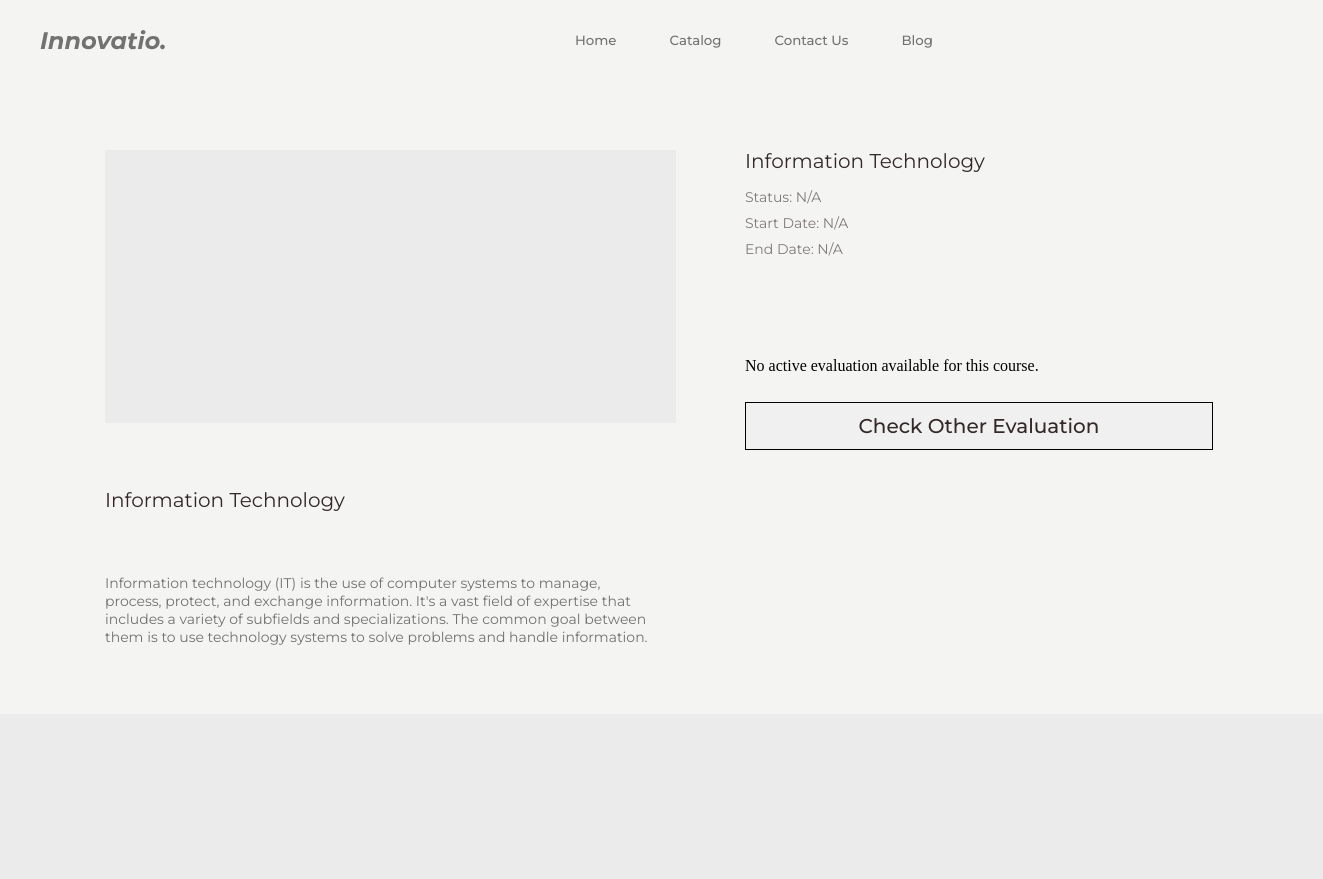
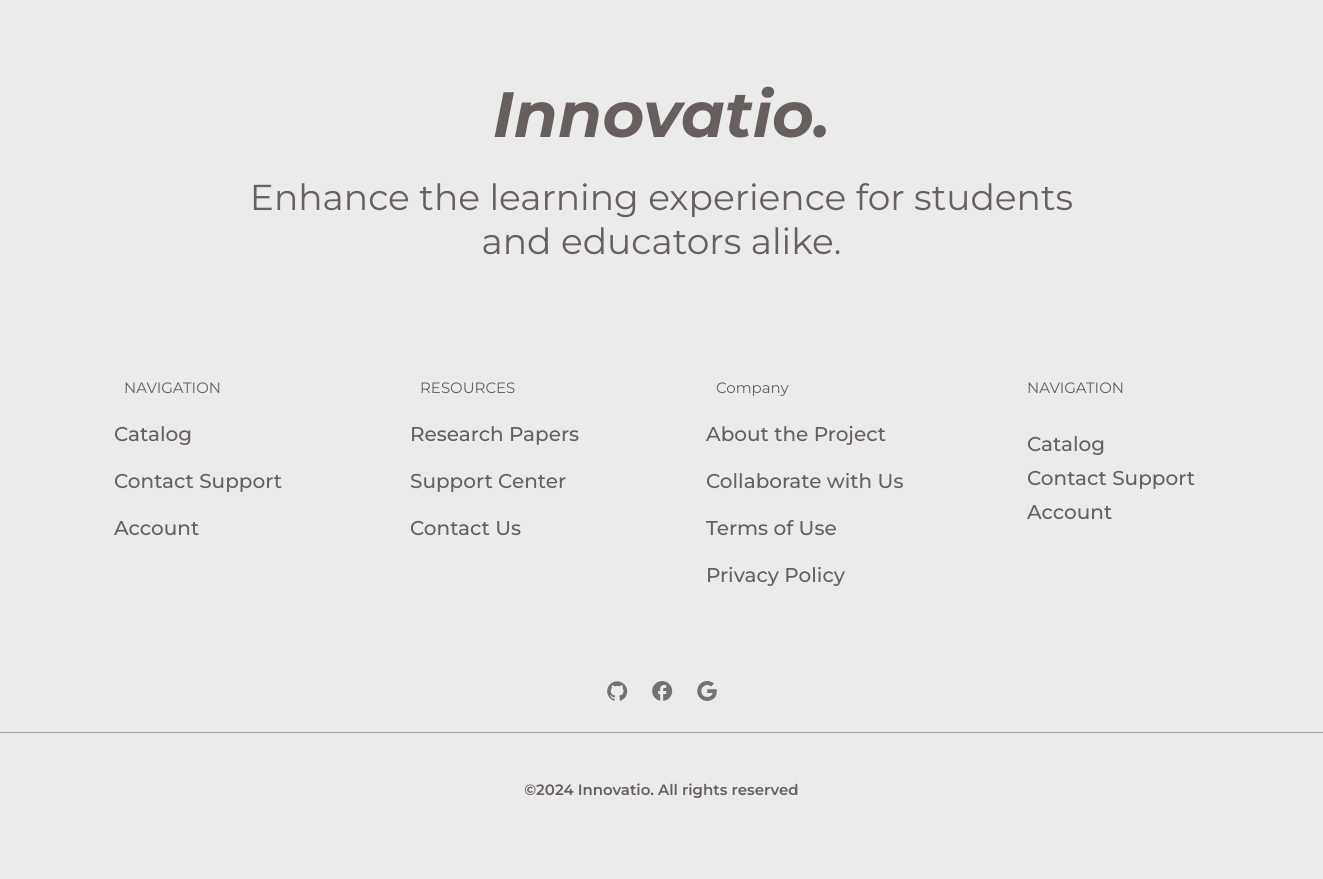
Page /pages/catalog-selection.php?course_id=2 on the committed database (2 pictures, top to bottom).
### tables this page shows
CREATE TABLE `courses` (
  `course_id` int(11) NOT NULL,
  `course_name` varchar(255) NOT NULL,
  `course_description` text DEFAULT NULL,
  `course_cover` varchar(256) NOT NULL,
  `active_flag` tinyint(1) NOT NULL COMMENT '0 = inactive\r\n1 = active\r\n2 = pending'
);

### pages/catalog-selection.php (the view, shortened to what this page needs)
<?php
$servername = "localhost";
$username = "root";
$password = "";
$database = "evala_db1";
$con = new mysqli($servername, $username, $password, $database);
$course_id = $_GET['course_id'];
$course_query = "SELECT course_name, course_description FROM courses WHERE course_id = ?";
$stmt = $con->prepare($course_query);
$stmt->bind_param("i", $course_id);
$stmt->execute();
$course_result = $stmt->get_result();
if ($course_result->num_rows > 0) {
    $course_row = $course_result->fetch_assoc();
    $course_name = htmlspecialchars($course_row["course_name"]);
    $course_description = htmlspecialchars($course_row["course_description"]);
} else {
    $course_name = "Course not found";
    $course_description = "No description available.";
}
$evaluation_query = "
    SELECT evaluation_id, evaluator_type, evaluation_start_date, evaluation_end_date
    FROM evaluations
    WHERE course_id = ? AND active_flag = 1";
$stmt = $con->prepare($evaluation_query);
$stmt->bind_param("i", $course_id);
$stmt->execute();
$evaluation_result = $stmt->get_result();
if ($evaluation_result->num_rows > 0) {
    $evaluation = $evaluation_result->fetch_assoc();
    $evaluation_id = $evaluation['evaluation_id'];
    $evaluation_name = "Evaluation for " . htmlspecialchars($evaluation['evaluator_type']);
    $evaluation_start_date = htmlspecialchars($evaluation['evaluation_start_date']);
    $evaluation_end_date = htmlspecialchars($evaluation['evaluation_end_date']);
    $evaluation_status = "Active";
} else {
    $evaluation_id = null;
    $evaluation_status = "N/A";
    $evaluation_start_date = "N/A";
    $evaluation_end_date = "N/A";
}
?>
<!DOCTYPE html>
<html>
<head>
    <link rel="stylesheet" href="../css/global.css" />
    <link rel="stylesheet" href="../css/catalog-selection.css" />
    <link rel="stylesheet" href="../components/all.css">
</head>
<body>
    <div class="questionnaire">
        <div class="navigator">
            <?php include('../components/nav.php') ?>
        </div>
<div class="catalog-container">
    <div class="evaluation-pics-desc">
        <div class="evaluation-img"></div>
        <div class="eval-overview">
            <div class="eva-name"><?php echo $course_name; ?></div>
            <p class="eval-desc">
                <?php echo $course_description; ?>
            </p>
        </div>
    </div>
    <div class="evaluation-navigator">
        <div class="evaluation-title">
            <div class="text-wrapper-3"><?php echo $course_name; ?></div>
            <div class="evaluation-status">
                <div class="text-wrapper-4">Status: <?php echo $evaluation_status; ?></div>
                <div class="text-wrapper-4">Start Date: <?php echo $evaluation_start_date; ?></div>
                <div class="text-wrapper-4">End Date: <?php echo $evaluation_end_date; ?></div>
            </div>
        </div>
        <div class="buttons">
<?php
if ($evaluation_id !== null) {
    echo '<a href="evaluation.php?course_id=' . $course_id . '&evaluation_id=' . $evaluation_id . '">
            <button class="start-eval-button">
                <span class="text-wrapper-6">Start Evaluation</span>
            </button>
          </a>';
} else {
    echo "<p>No active evaluation available for this course.</p>";
}
?>
            <a href="catalog.php">
                <button class="check-other-button">
                    <span class="text-wrapper-7">Check Other Evaluation</span>
                </button>
            </a>
        </div>
    </div>
</div>
        <?php include('../components/footer.php') ?>
    </div>
</body>
</html>

### css/global.css (style rules this page uses)
* { -webkit-font-smoothing: antialiased; box-sizing: border-box; }
html, body { margin: 0px; height: 100%; }
body { margin: 0; line-height: normal; }
:root { --font-montserrat: Montserrat; --font-size-mini: 15px; --font-size-xl: 20px; --color-dimgray-100: #685f5f; --gap-mini: 15px; --gap-4xl: 23px; --padding-11xs: 2px; --padding-3xs: 10px; }
:root { --text-color: #342928; --background-color: #f4f4f3; --gray-color: #ebebeb; --placeholder: #a6a6a6; --text-gray: #727271; }
:root { --dark-button: #342928; --dark-button-hover: #523f3e; }
:root { --hollow-button: #342928; --hollow-button-hover: #e8e8e7; }

### css/catalog-selection.css (style rules this page uses)
.questionnaire { display: flex; flex-direction: column; align-items: center; gap: 87px; position: relative; background-color: var(--background-color); }
.questionnaire .catalog-container { display: inline-flex; align-items: flex-start; justify-content: center; gap: 69px; position: relative; flex: 0 0 auto; margin-top: 150px; }
.questionnaire .evaluation-pics-desc { display: flex; flex-direction: column; width: 571px; align-items: flex-start; gap: 66px; position: relative; }
.questionnaire .evaluation-img { position: relative; align-self: stretch; width: 100%; height: 273px; background-color: var(--gray-color); }
.questionnaire .eval-overview { position: relative; align-self: stretch; width: 100%; height: 138px; }
.questionnaire .eva-name { position: absolute; top: -1px; left: 0; font-family: "Montserrat", Helvetica; font-weight: 400; color: var(--text-color); font-size: 20px; letter-spacing: 0; line-height: normal; white-space: nowrap; }
.questionnaire .eval-desc { position: absolute; width: 551px; top: 71px; left: 0; font-family: "Montserrat", Helvetica; font-weight: 400; color: var(--text-gray); font-size: 14px; letter-spacing: 0; line-height: normal; }
.questionnaire .evaluation-navigator { display: flex; flex-direction: column; width: 473px; height: 281px; align-items: flex-start; gap: 83px; position: relative; }
.questionnaire .evaluation-title { display: flex; flex-direction: column; align-items: left; gap: 16px; position: relative; align-self: stretch; width: 100%; flex: 0 0 auto; }
.questionnaire .text-wrapper-3 { position: relative; align-self: stretch; margin-top: -1px; font-family: "Montserrat", Helvetica; font-weight: 400; color: var(--text-color); font-size: 20px; letter-spacing: 0; line-height: normal; }
.questionnaire .evaluation-status { display: inline-flex; flex-direction: column; align-items: flex-start; gap: 9px; position: relative; flex: 0 0 auto; }
.questionnaire .text-wrapper-4 { position: relative; align-self: stretch; margin-top: -1px; font-family: "Montserrat", Helvetica; font-weight: 400; color: var(--text-color); font-size: 14px; letter-spacing: 0; line-height: normal; opacity: 0.6; }
.questionnaire .buttons { display: flex; flex-direction: column; width: 468px; align-items: flex-start; gap: 11px; position: relative; flex: 0 0 auto; }
.questionnaire .check-other-button { text-decoration: none; height: 48px; padding: 10px; position: relative; align-self: stretch; width: 100%; background-color: #f0f0f0; border: 1px solid; }
.questionnaire .text-wrapper-7 { position: relative; width: fit-content; font-family: "Montserrat", Helvetica; font-weight: 500; color: #342928; font-size: 20px; letter-spacing: 0; line-height: normal; white-space: nowrap; text-decoration: none; }
.catalog-container a { width: 100%; }

### components/nav.css (style rules this page uses)
body { background-color: #f4f4f3; }
.navigator { display: flex; justify-content: space-between; align-items: center; position: fixed; top: 0; left: 0; width: 100%; background-color: #f4f4f3; z-index: 1000; }

### rows in the picture
courses: course_name "Information Technology", course_description "Information technology (IT) is the use of computer systems to manage, process, protect, and exchange information. It's a vast field of expertise that includes a variety of subfields and specializations. The common goal between them is to use technology systems to solve problems and handle information."

### other values in the picture
$evaluation_status "N/A"
$evaluation_start_date "N/A"
$evaluation_end_date "N/A"
